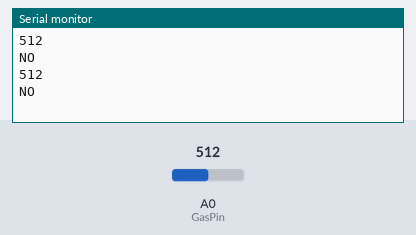
The sketch below on a simulated Arduino Uno, built with avr-gcc and run on an emulated ATmega328P. Shown: the last lines printed to the serial monitor. Inputs (shaded band) come from the test bench; at power-on: A0 (GasPin) = 512.

Above: at 2.8 s.
2.9 s: A0 (GasPin) set to 534
At 4.3 s:
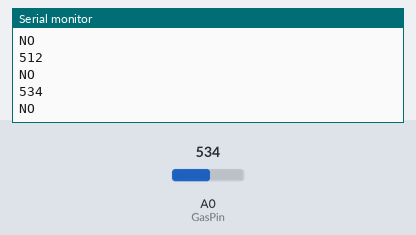
4.4 s: A0 (GasPin) set to 562
At 6.9 s:
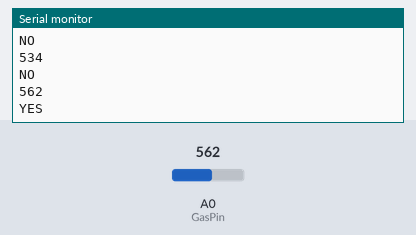
Timing chart, 0 to 8.4 s (numbered marks = the images above; inputs shaded):
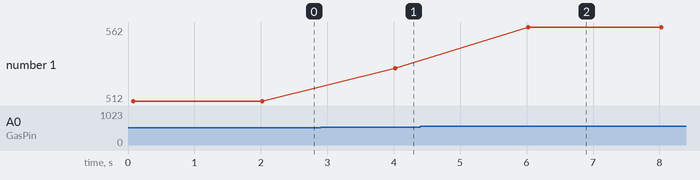

Measured:
- the behaviour switches between 550 and 551 on A0 (GasPin) (found by bisection; images 1 and 2)
- after the input at 2.9 s, the serial monitor: prints a new line after 1.1 s (image 1)
- after the input at 4.4 s, the serial monitor: prints a new line after 1.6 s (image 2)
- plotted number 1: 512 → 534 after the input at 2.9 s, 534 → 562 after the input at 4.4 s

The sketch:

Master_Gas.ino
```cpp
// Connect the HC-05 and communicate using the serial monitor
// When first powered on. you need to manually enter AT mode
// The default baud rate for AT mode is 38400
#include <SoftwareSerial.h>
int count0 = 0;
int count1 = 0;
SoftwareSerial BTSerial(10, 11); // RX | TX
// Connect the HC-05 TX to Arduino pin 10
// Connect the HC-05 RX to Arduino pin 11

int GasPin = 0;
int val;

void setup() {
  Serial.begin(9600);
  pinMode(GasPin, INPUT);
  Serial.println("Arduino is ready:");
  Serial.println("Remember to select Both BL & CR in the serial monitor");
  BTSerial.begin(9600); // HC-05 default speed in AT command
}

void loop() {
  val = analogRead(GasPin);
  Serial.println(val, DEC);
  if (val > 550) {
      Serial.println("YES");
      BTSerial.write("1");
      delay(2000);
    }
    else{

  //    reverse_derection();
      Serial.println("NO");
      BTSerial.write("0");
      delay(2000);
    }
  if (BTSerial.available())
  {
    Serial.write(BTSerial.read());
  }
  if (Serial.available())
  {
    BTSerial.write(Serial.read());
  }
}
```
